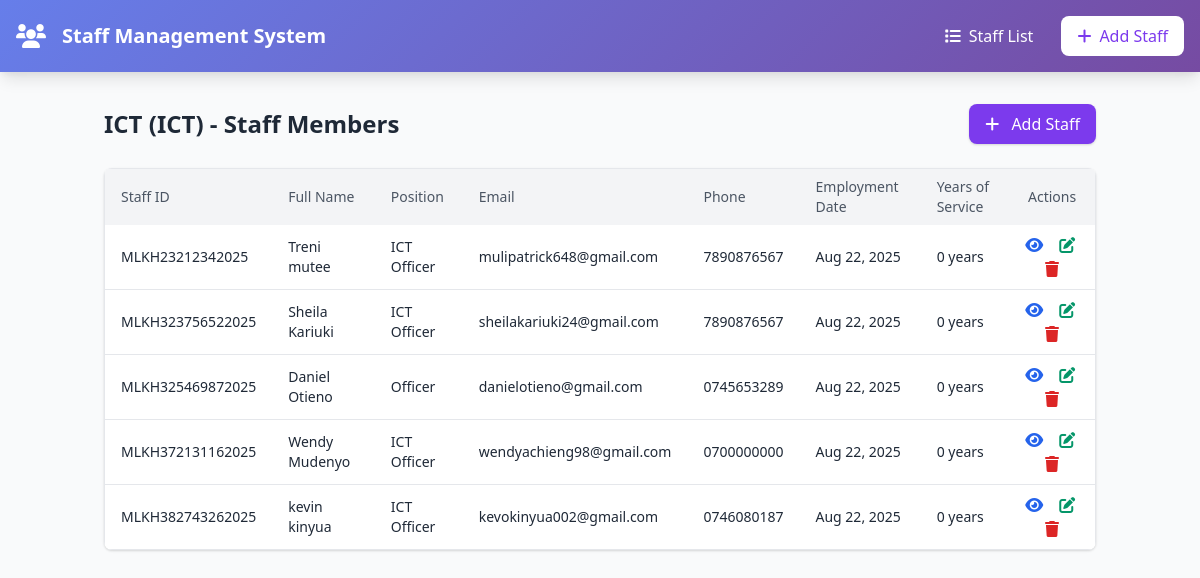
Page /department/1/ (signed in) on the committed database.
### core/models.py (models this page shows, shortened)
class Department(models.Model):
    name = models.CharField(max_length=100, unique=True, verbose_name=_("Department Name"))
    code = models.CharField(
        max_length=3,
        unique=True,
        validators=[RegexValidator(r'^[A-Z]{3}$', 'Code must be 3 uppercase letters')],
        verbose_name=_("Department Code")
    )
    description = models.TextField(blank=True, null=True, verbose_name=_("Description"))
    created_at = models.DateTimeField(auto_now_add=True)
    updated_at = models.DateTimeField(auto_now=True)
    class Meta:
        ordering = ['name']

class Staff(models.Model):
    GENDER_CHOICES = [
        ('M', 'Male'),
        ('F', 'Female'),
        ('O', 'Other'),
    ]
    EMPLOYMENT_STATUS_CHOICES = [
        ('ACTIVE', 'Active'),
        ('INACTIVE', 'Inactive'),
        ('TERMINATED', 'Terminated'),
        ('RETIRED', 'Retired'),
    ]
    EMPLOYMENT_CATEGORY_CHOICES = [
        ('LOCUM', 'Locum'),
        ('CASUAL', 'Casual'),
    ]
    user = models.OneToOneField(User, on_delete=models.CASCADE, null=True, blank=True, verbose_name=_("User Account"))
    first_name = models.CharField(max_length=50, verbose_name=_("First Name"))
    middle_name = models.CharField(max_length=50, blank=True, null=True, verbose_name=_("Middle Name"))
    last_name = models.CharField(max_length=50, verbose_name=_("Last Name"))
    email = models.EmailField(unique=True, verbose_name=_("Email"))
    phone = models.CharField(max_length=15, verbose_name=_("Phone Number"))
    gender = models.CharField(max_length=1, choices=GENDER_CHOICES, verbose_name=_("Gender"))
    date_of_birth = models.DateField(verbose_name=_("Date of Birth"))
    national_id = models.CharField(max_length=20, unique=True, verbose_name=_("National ID"))
    address = models.TextField(verbose_name=_("Address"))
    department = models.ForeignKey(Department, on_delete=models.CASCADE, related_name='staff_members', verbose_name=_("Department"))
    position = models.CharField(max_length=100, verbose_name=_("Position"))
    employment_date = models.DateField(verbose_name=_("Employment Date"))
    employment_status = models.CharField(
        max_length=20,
        choices=EMPLOYMENT_STATUS_CHOICES,
        default='ACTIVE',
        verbose_name=_("Employment Status")
    )
    employment_category = models.CharField(max_length=20, choices=EMPLOYMENT_CATEGORY_CHOICES)
    salary = models.DecimalField(max_digits=10, decimal_places=2, blank=True, null=True, verbose_name=_("Salary"))
    emergency_contact_name = models.CharField(max_length=100, blank=True, null=True, verbose_name=_("Emergency Contact Name"))
    emergency_contact_phone = models.CharField(max_length=15, blank=True, null=True, verbose_name=_("Emergency Contact Phone"))
    emergency_contact_relationship = models.CharField(max_length=50, blank=True, null=True, verbose_name=_("Emergency Contact Relationship"))
    kra_pin = models.CharField(
        max_length=11,
        unique=True,
        blank=True,
        null=True,
        validators=[RegexValidator(r'^[A-Za-z][0-9]{9}[A-Za-z]$', 'KRA PIN must be 11 characters: 1 letter, 9 digits, 1 letter')],
        verbose_name=_("KRA PIN")
    )
    unique_id = models.CharField(max_length=30, unique=True, editable=False, verbose_name=_("Unique ID"))
    is_admin = models.BooleanField(default=False, verbose_name=_("Is Admin"))
    created_at = models.DateTimeField(auto_now_add=True)
    updated_at = models.DateTimeField(auto_now=True)
    @property
    def full_name(self):
        if self.middle_name:
            return f"{self.first_name} {self.middle_name} {self.last_name}"
        return f"{self.first_name} {self.last_name}"
    @property
    def years_of_service(self):
        current_date = timezone.now().date()
        years = current_date.year - self.employment_date.year
        if (current_date.month, current_date.day) < (self.employment_date.month, self.employment_date.day):
            years -= 1
        return max(0, years)
    class Meta:
        ordering = ['unique_id']
        verbose_name_plural = "Staff"

### core/views.py (the view)
# urls.py: path('department/<int:dept_id>/', views.department_staff, name='department_staff'),
@login_required
def department_staff(request, dept_id):
    department = get_object_or_404(Department, id=dept_id)
    staff_list = Staff.objects.filter(department=department)
    return render(request, 'department_staff.html', {
        'department': department,
        'staff_list': staff_list
    })

### templates/department_staff.html (shortened to what this page needs)
{% extends 'base.html' %}
{% block content %}
<div class="container mx-auto px-4 py-8">
    <div class="max-w-6xl mx-auto">
        <div class="flex justify-between items-center mb-6">
            <h2 class="text-2xl font-bold text-gray-800">
                {{ department.name }} ({{ department.code }}) - Staff Members
            </h2>
            <a href="{% url 'core:staff_create' %}" class="bg-purple-600 hover:bg-purple-700 text-white px-4 py-2 rounded-lg shadow">
                <i class="fas fa-plus mr-2"></i> Add Staff
            </a>
        </div>
        {% if not staff_list %}
            <div class="bg-yellow-100 border-l-4 border-yellow-500 text-yellow-700 p-4 rounded-lg">
                <p>No staff members have been added to this department yet.</p>
            </div>
        {% else %}
            <div class="overflow-x-auto bg-white rounded-lg shadow">
                <table class="min-w-full border border-gray-200">
                    <thead class="bg-gray-100">
                        <tr>
                            <th class="px-4 py-2 text-left text-sm font-medium text-gray-600">Staff ID</th>
                            <th class="px-4 py-2 text-left text-sm font-medium text-gray-600">Full Name</th>
                            <th class="px-4 py-2 text-left text-sm font-medium text-gray-600">Position</th>
                            <th class="px-4 py-2 text-left text-sm font-medium text-gray-600">Email</th>
                            <th class="px-4 py-2 text-left text-sm font-medium text-gray-600">Phone</th>
                            <th class="px-4 py-2 text-left text-sm font-medium text-gray-600">Employment Date</th>
                            <th class="px-4 py-2 text-left text-sm font-medium text-gray-600">Years of Service</th>
                            <th class="px-4 py-2 text-center text-sm font-medium text-gray-600">Actions</th>
                        </tr>
                    </thead>
                    <tbody class="divide-y divide-gray-200">
                        {% for staff in staff_list %}
                            <tr class="hover:bg-gray-50">
                                <td class="px-4 py-2 text-sm text-gray-800">{{ staff.unique_id }}</td>
                                <td class="px-4 py-2 text-sm text-gray-800">{{ staff.full_name }}</td>
                                <td class="px-4 py-2 text-sm text-gray-800">{{ staff.position }}</td>
                                <td class="px-4 py-2 text-sm text-gray-800">{{ staff.email }}</td>
                                <td class="px-4 py-2 text-sm text-gray-800">{{ staff.phone }}</td>
                                <td class="px-4 py-2 text-sm text-gray-800">{{ staff.employment_date|date:"M d, Y" }}</td>
                                <td class="px-4 py-2 text-sm text-gray-800">{{ staff.years_of_service }} years</td>
                                <td class="px-4 py-2 text-center">
                                    <a href="{% url 'core:staff_detail' staff.unique_id %}" class="text-blue-600 hover:text-blue-800 mr-3">
                                        <i class="fas fa-eye"></i>
                                    </a>
                                    <a href="{% url 'core:staff_update' staff.unique_id %}" class="text-green-600 hover:text-green-800 mr-3">
                                        <i class="fas fa-edit"></i>
                                    </a>
                                    <a href="#" class="text-red-600 hover:text-red-800" onclick="return confirmDelete('{{ staff.unique_id }}', '{{ staff.full_name }}')">
                                        <i class="fas fa-trash"></i>
                                    </a>
                                </td>
                            </tr>
                        {% endfor %}
                    </tbody>
                </table>
            </div>
        {% endif %}
    </div>
</div>
{% endblock %}

### rows in the picture
Department: name "ICT", code "ICT"
Staff: unique_id "MLKH23212342025", full_name "Treni mutee", position "ICT Officer", email "mulipatrick648@gmail.com", phone "7890876567", employment_date "Aug 22, 2025", years_of_service "0"
Staff: unique_id "MLKH323756522025", full_name "Sheila Kariuki", position "ICT Officer", email "sheilakariuki24@gmail.com", phone "7890876567", employment_date "Aug 22, 2025", years_of_service "0"
Staff: unique_id "MLKH325469872025", full_name "Daniel Otieno", position "Officer", email "danielotieno@gmail.com", phone "0745653289", employment_date "Aug 22, 2025", years_of_service "0"
Staff: unique_id "MLKH372131162025", full_name "Wendy Mudenyo", position "ICT Officer", email "wendyachieng98@gmail.com", phone "0700000000", employment_date "Aug 22, 2025", years_of_service "0"
Staff: unique_id "MLKH382743262025", full_name "kevin kinyua", position "ICT Officer", email "kevokinyua002@gmail.com", phone "0746080187", employment_date "Aug 22, 2025", years_of_service "0"
